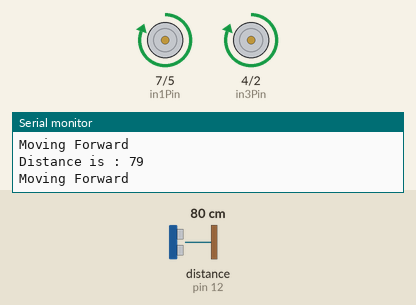
Simulated run of this sketch. Board: Arduino Uno, built with avr-gcc and run on an emulated ATmega328P. Parts: motor-driver pin pairs drawn as motors (green arrow = first pin HIGH = forward, orange = second pin HIGH = backward, longer = more drive, scaled by the enable pin), the last lines printed to the serial monitor. Wiring (inferred from the names in the program): ultrasonic range finder: trigger pin 13; echo pin 12. Inputs (shaded band) come from the test bench; at power-on: distance to the obstacle (sensor on pin 12) 80 cm. The echo pulse lasts 58.3 µs per cm.

Above: at 1.3 s.
1.4 s: distance to the obstacle (sensor on pin 12) set to 2 cm
At 2.0 s:
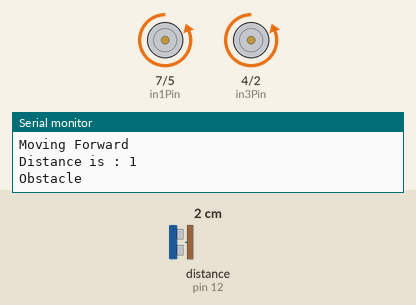
3.0 s: distance to the obstacle (sensor on pin 12) set to 60 cm
At 4.9 s:
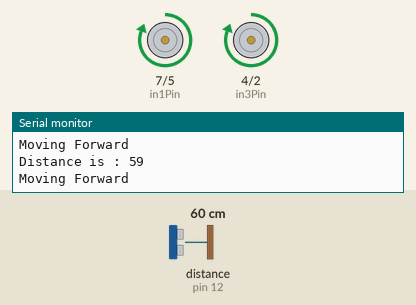
5.2 s: distance to the obstacle (sensor on pin 12) set to 4 cm
At 6.6 s:
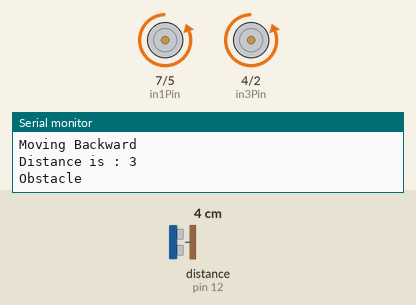
Timing chart, 0 to 8.2 s (numbered marks = the images above; inputs shaded):
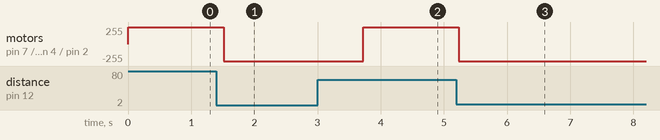

Measured:
- after the input at 1.4 s, motor on pin 7 (in1Pin) / pin 5 (in2Pin), motor on pin 4 (in3Pin) / pin 2 (in4Pin): forward 255/255 → backward 255/255 after 0.12 s
- after the input at 3.0 s, motor on pin 7 (in1Pin) / pin 5 (in2Pin), motor on pin 4 (in3Pin) / pin 2 (in4Pin): backward 255/255 → forward 255/255 after 0.72 s
- after the input at 5.2 s, motor on pin 7 (in1Pin) / pin 5 (in2Pin), motor on pin 4 (in3Pin) / pin 2 (in4Pin): forward 255/255 → backward 255/255 at once

The sketch:

carCode.ino
```cpp
const int trigPin = 13;
const int echoPin = 12;

const int enAPin = 6;
const int in1Pin = 7;
const int in2Pin = 5;
const int in3Pin = 4;
const int in4Pin = 2;
const int enBPin = 3;

int distance;
long duration;

void setup() {
  Serial.begin(9600);
  // put your setup code here, to run once:

  pinMode(trigPin, OUTPUT);
  pinMode(echoPin, INPUT);
  pinMode(enAPin, OUTPUT);
  pinMode(in1Pin, OUTPUT);
  pinMode(in2Pin, OUTPUT);
  pinMode(enBPin, OUTPUT);
  pinMode(in3Pin, OUTPUT);
  pinMode(in4Pin, OUTPUT);
}

void loop() {
  // put your main code here, to run repeatedly:
  distance = measureDistance();

  Serial.println("Distance is : "+String(distance));

  if(distance < 50 ){
    Serial.println("Obstacle ");
    moveBackward(10);
    Serial.println("Moving Backward ");
  }else{
    moveForward();
    Serial.println("Moving Forward ");
  }
  delay(500);
}

unsigned int measureDistance(){
  digitalWrite(trigPin, LOW);
  delayMicroseconds(2);
  digitalWrite(trigPin, HIGH);
  delayMicroseconds(10);
  digitalWrite(trigPin, LOW);
  unsigned long period =
  pulseIn(echoPin,HIGH);
  return period * 0.0343 / 2;
}

void moveForward(){
  digitalWrite(in1Pin, HIGH);
  digitalWrite(in2Pin, LOW);

  analogWrite(enAPin, 255);

  digitalWrite(in3Pin, HIGH);
  digitalWrite(in4Pin, LOW);
  analogWrite(enBPin, 255);

}

void moveBackward(int cm){
  digitalWrite(in1Pin, LOW);
  digitalWrite(in2Pin, HIGH);

  analogWrite(enAPin, 255);

  digitalWrite(in3Pin, LOW);
  digitalWrite(in4Pin, HIGH);
  analogWrite(enBPin, 255);

  int delayTime = cm * 60 ;
  delay(delayTime);

}
```
